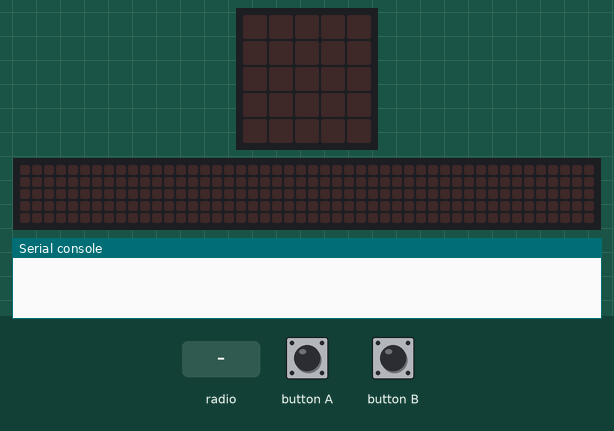
Simulated run of this program. Board: BBC micro:bit (MakeCode). Shown: the board's 5×5 LED display, a strip that is not on the board, showing the scrolling text unrolled, the last lines printed to the serial console. Inputs (shaded band) come from the test bench. Random numbers come from a fixed seed; no radio messages arrive unless stated (any console line starting 'radio sent:' is added by the test bench); the 48×5 strip is a reading aid, not a part: it shows the text the display is scrolling, unrolled, one strip-width of it at a time.

Above: at 1.2 s.
1.3 s: button B pressed for 0.15 s
At 2.6 s:
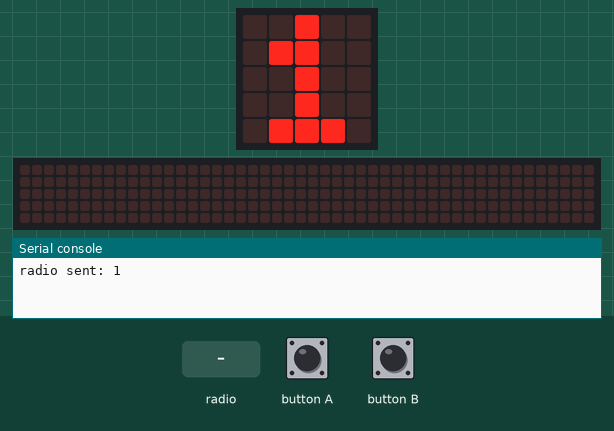
2.9 s: radio message "aaaa" arrives
At 2.97 s:
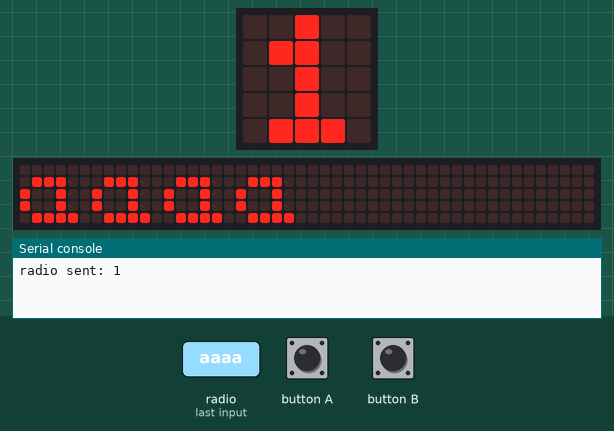
5.9 s: button B pressed for 0.15 s
At 8.0 s:
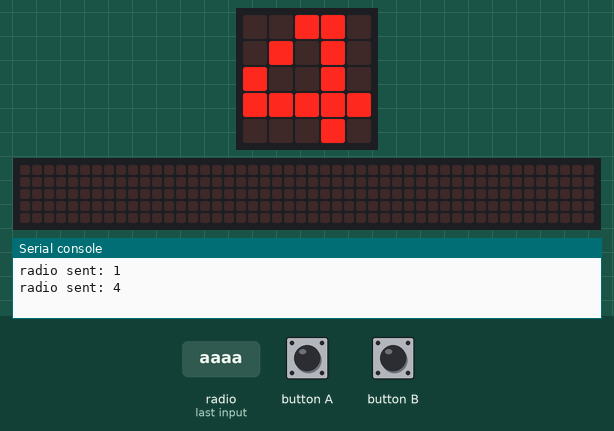
8.9 s: radio message "1" arrives
At 10.3 s:
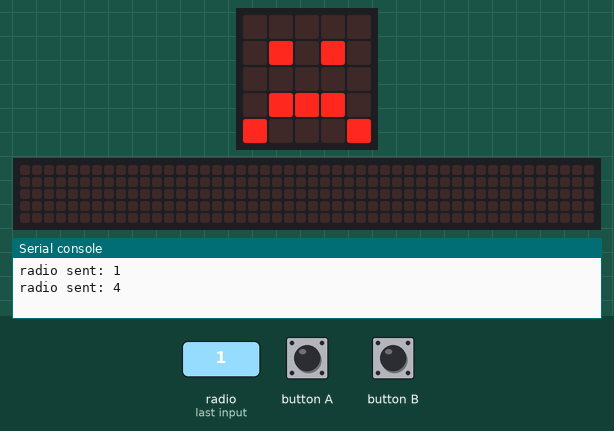
11.1 s: button B pressed for 0.15 s
At 12.7 s:
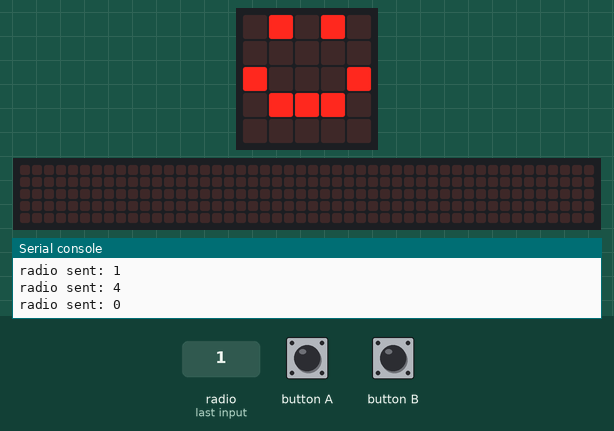
13.5 s: radio message "aaaa" arrives
At 17.85 s:
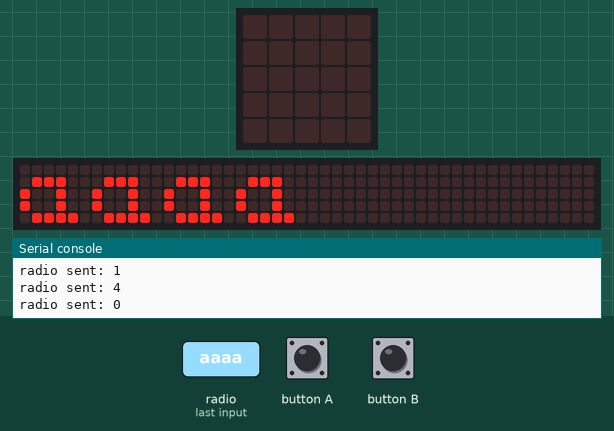
Timing chart, 0 to 19.4 s (numbered marks = the images above; inputs shaded):
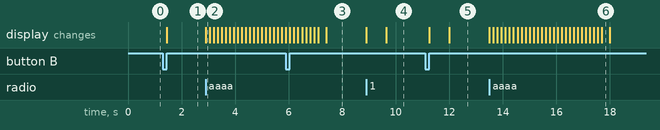

Measured:
- after the input at 1.3 s, the display: changes after 0.15 s (image 1)
- after the input at 2.9 s, the display: changes at once (image 2)
- after the input at 8.9 s, the display: first changes at once (image 4 shows a later state)
- after the input at 11.1 s, the display: first changes after 0.15 s (image 5 shows a later state)
- after the input at 13.5 s, the display: first changes at once (image 6 shows a later state)

The program:

main.ts
```typescript
radio.onReceivedNumber(function (receivedNumber) {
    basic.showString("-")
    randReceived = receivedNumber
    if (randSent != -1) {
        cech(receivedNumber)
    }
})
function cech (num: number) {
    if (randSent <= num) {
        basic.showLeds(`
            . # . # .
            . . . . .
            # . . . #
            . # # # .
            . . . . .
            `)
    } else {
        basic.showLeds(`
            . . . . .
            . # . # .
            . . . . .
            . # # # .
            # . . . #
            `)
    }
}
input.onButtonPressed(Button.A, function () {
    radio.sendString("aaaa")
})
radio.onReceivedString(function (receivedString) {
    basic.showString(receivedString)
})
input.onButtonPressed(Button.B, function () {
    randSent = randint(0, 5)
    radio.sendNumber(randSent)
    basic.showString("" + (randSent))
    if (randReceived != -1) {
        cech(randSent)
    }
})
let randReceived = 0
let randSent = 0
randSent = -1
randReceived = -1
```

test.ts
```typescript
// les proves van aquí; això no es compilarà quan aquest paquet s'usi com a extensió.
```
